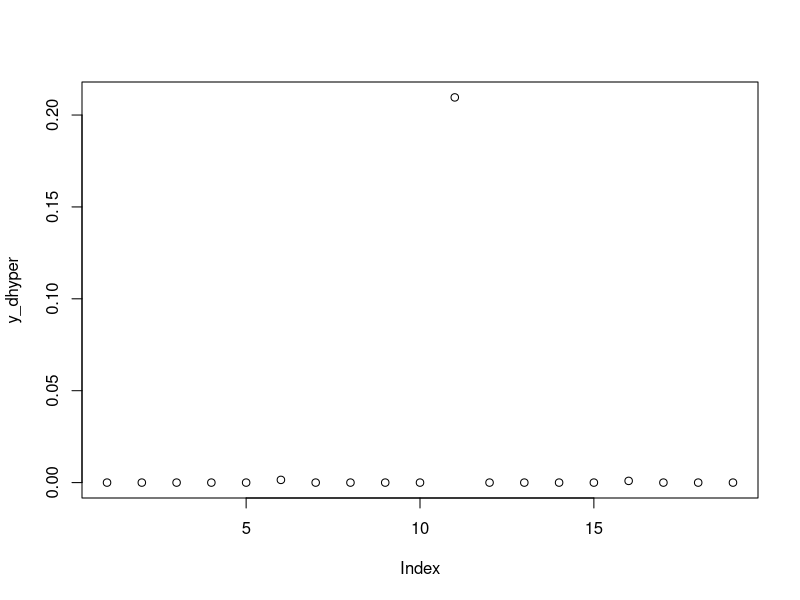
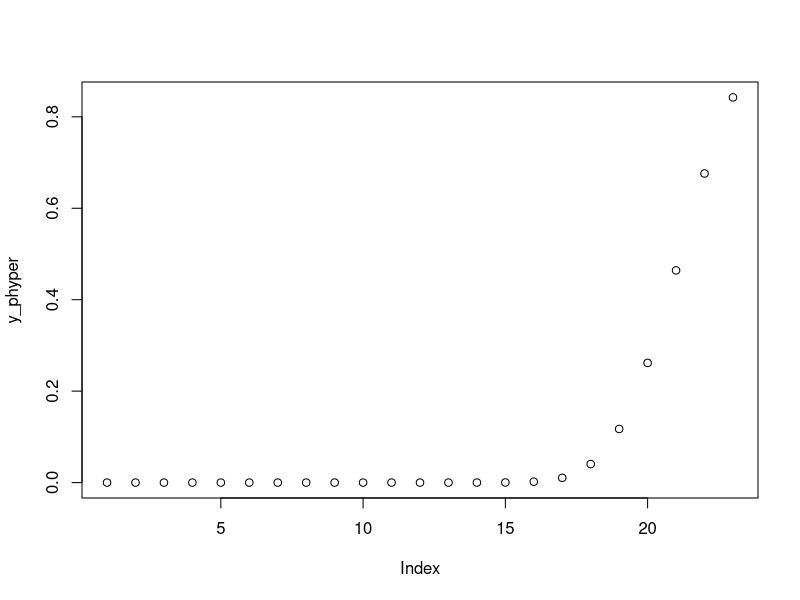
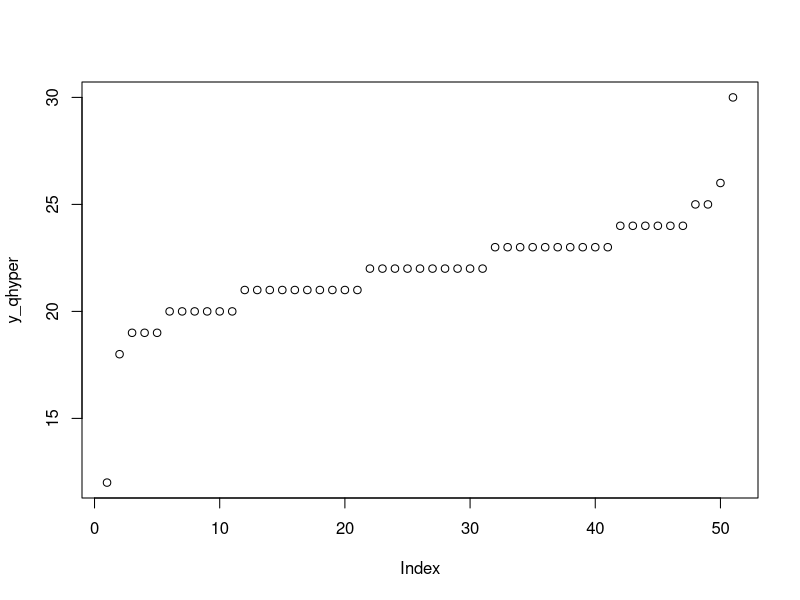
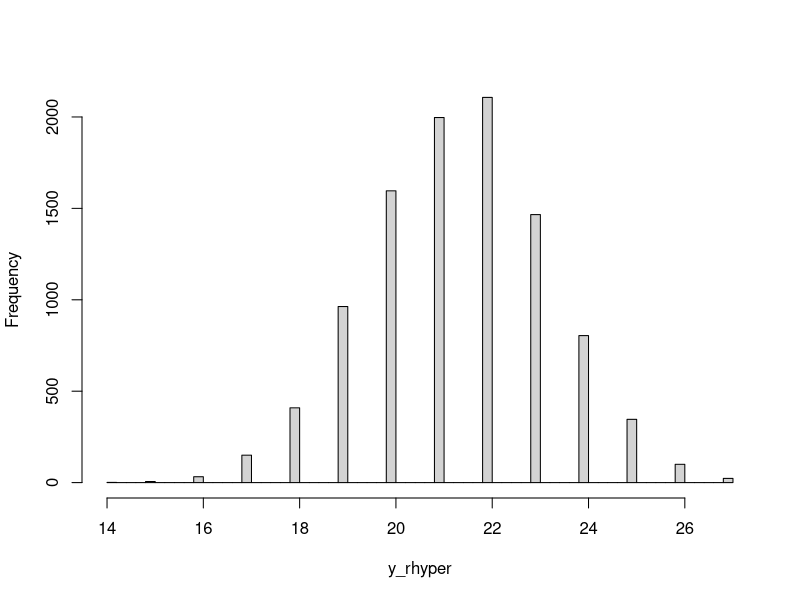

Recreate these plots in R, in order.
# Hypergeometric Distribution
# it is used to calculate probabilities when sampling without replacement is to be done in order to get the density value
# 4 functions -> dhyper, phyper, qhyper, rhyper

# example 1
# dhyper() -> to get the density value
x_dhyper <- seq(0, 22, by = 1.2)
y_dhyper <- dhyper(x_dhyper,  m = 45, n = 30, k = 20)
plot(y_dhyper)


# example 2
# phyper() -> used estimating the number of faults initially resident in a program at the beginning of the test or debugging process based on the hypergeometric distribution and calculate each value in x using the corresponding values.
x_hyper <- seq(0, 22, by = 1)
y_phyper <- phyper(x_hyper, m = 40, n = 20, k = 31)
plot(y_phyper)


# example 3
# qhyper() -> used to specify a sequenct of probabilites btw 0 and 1
x_qhyper <- seq(0, 1, by = 0.02)
y_qhyper <- qhyper(x_qhyper, m = 49, n = 18, k = 30)
plot(y_qhyper)



# example 4
# rhyper() -> generating random numbers function by specifiying a seed and sample size
set.seed(400)
N <- 10000
y_rhyper <- rhyper(N, m = 50, n = 20, k = 30)
hist(y_rhyper, breaks = 50, main = "")













